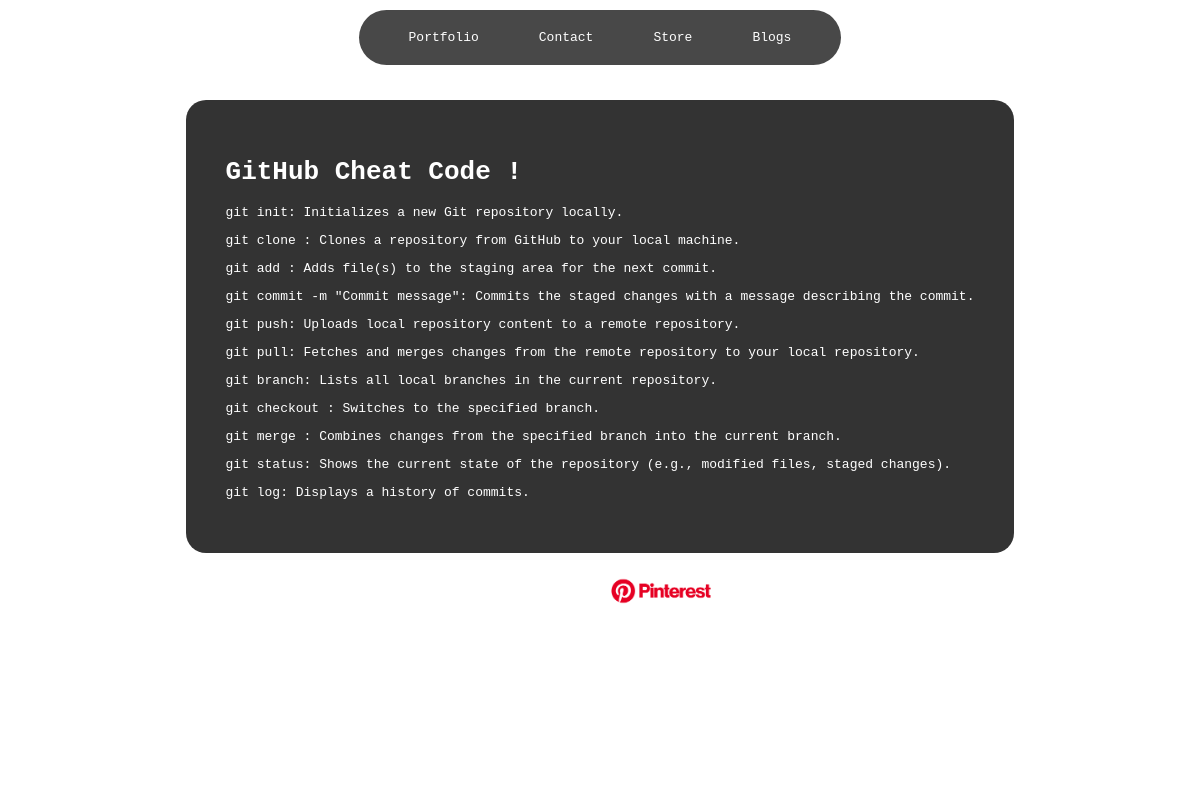
Page /blogs/blogs/1/ on the committed database.
### blogs/models.py (models this page shows, shortened)
class Blog(models.Model):
    image = models.ImageField(upload_to='blogimages/', default='Image not Found 💀')
    title = models.CharField(max_length=40)
    overview = models.TextField()
    body = models.TextField()

### blogs/views.py (the view)
# urls.py: path('blogs/<int:blog_id>/', views.blog_details, name='blog_detail'),
def blog_details(request, blog_id):
    blog = get_object_or_404(Blog, id=blog_id)
    return render(request, 'blog_detail.html', {'blog': blog})

### blogs/templates/blog_detail.html (shortened to what this page needs)
{% load static %}
<!DOCTYPE html>
<html lang="en">
<head>
</head>
<body>
    <iframe src="{% static 'scroll-effect.html' %}" class="background-iframe"></iframe>
    <nav>
        <div class="nav-container">
            <a href="{% url 'portfolio' %}">Portfolio</a>
            <a href="{% url 'contact' %}">Contact</a>
            <a href="{% url 'store' %}">Store</a>
            <a href="{% url 'all_blogs' %}">Blogs</a>
        </div>
    </nav>
    <main>
        <div class="container">
            <div class="blog-container">
                <h1>{{ blog.title }}</h1>
                <div class="body-section my-4">
                    <p>{{ blog.body | safe | linebreaks }}</p>
                </div>
            </div>
        </div>
        <div class="image-container">
            <p style="font-family: monospace; font-size: larger; font-weight: bolder; color: #ffffff;">Image Credit</p>
            <img src="{% static 'bg images/pinterest-logo.png' %}" alt="Descriptive Alt Text">
        </div>
    </main>
</body>
</html>

### blogs/templates/blog_detail.html (style rules this page uses)
body { margin: 0; font-family: monospace; display: flex; justify-content: center; align-items: center; }
.container { display: inline-block; position: relative; border-radius: 20px; padding: 20px; margin-top: 100px; color: #fff; z-index: 1; background-color: rgba(0, 0, 0, 0.801); }
.container h1, .container p { color: #fff; }
.blog-container { display: block; flex-direction: column; align-items: center; padding: 20px; border-radius: 10px; color: white; max-width: 800px; margin: auto; position: relative; z-index: 2; }
nav { position: fixed; top: 0; width: 100%; display: flex; justify-content: center; z-index: 1000; padding: 10px 0; }
.nav-container { display: flex; background-color: rgba(27, 27, 27, 0.8); border-radius: 50px; padding: 10px 20px; }
.nav-container a { color: #ffffff; text-decoration: none; margin: 0 20px; padding: 10px; transition: background-color 0s, color 0s; outline: none; }
.background-iframe { position: fixed; top: 0; left: 0; width: 100%; height: 100%; z-index: -1; border: none; }
.image-container { align-items: center; display: flex; justify-content: center; margin-top: 10px; }
.image-container img { max-width: 100px; height: auto; }
.image-container p { margin-right: 10px; }

### rows in the picture
Blog: title "GitHub Cheat Code !", body "git init: Initializes a new Git repository locally. git clone : Clones a repository from GitHub to your local machine. git add : Adds file(s) to the staging area for the next commit. git commit -m \"Commit message\": Commits the staged changes with a message describing the commit. git push: Uploads local repository content to a remote repository. git pull: Fetches and merges changes from the remote repository to your local repository. git branch: Lists all local branches in the current repository. git checkout : Switches to the specified branch. git merge : Combines changes from the specified branch into the current branch. git status: Shows the current state of the repository (e.g., modified…"
